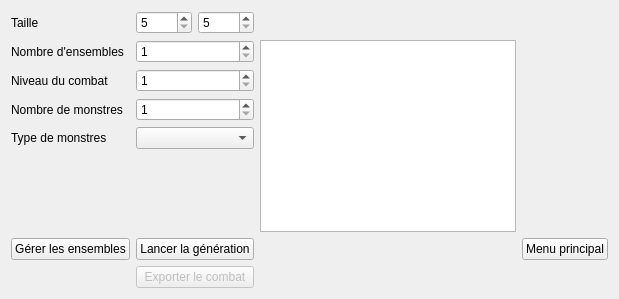
      <widget class="QWidget" name="createBattlepage">
       <layout class="QGridLayout" name="gridLayout_11">
        <item row="5" column="1" colspan="2">
         <widget class="QSpinBox" name="monsterNumberSpin">
          <property name="minimum">
           <number>1</number>
          </property>
          <property name="maximum">
           <number>8</number>
          </property>
         </widget>
        </item>
        <item row="4" column="0">
         <widget class="QLabel" name="BattleLevelLabel">
          <property name="text">
           <string>Niveau du combat</string>
          </property>
         </widget>
        </item>
        <item row="4" column="1" colspan="2">
         <widget class="QSpinBox" name="battleLevelSpin">
          <property name="minimum">
           <number>1</number>
          </property>
          <property name="maximum">
           <number>40</number>
          </property>
         </widget>
        </item>
        <item row="3" column="0">
         <widget class="QLabel" name="groupLabel">
          <property name="text">
           <string>Nombre d'ensembles</string>
          </property>
         </widget>
        </item>
        <item row="0" column="2">
         <widget class="QSpinBox" name="widthSpin">
          <property name="minimum">
           <number>5</number>
          </property>
          <property name="maximum">
           <number>30</number>
          </property>
         </widget>
        </item>
        <item row="0" column="1">
         <widget class="QSpinBox" name="lengthSpin">
          <property name="minimum">
           <number>5</number>
          </property>
          <property name="maximum">
           <number>30</number>
          </property>
         </widget>
        </item>
        <item row="5" column="0">
         <widget class="QLabel" name="monsterNumberLabel">
          <property name="text">
           <string>Nombre de monstres</string>
          </property>
         </widget>
        </item>
        <item row="9" column="3">
         <spacer name="horizontalSpacer">
          <property name="orientation">
           <enum>Qt::Horizontal</enum>
          </property>
          <property name="sizeHint" stdset="0">
           <size>
            <width>40</width>
            <height>20</height>
           </size>
          </property>
         </spacer>
        </item>
        <item row="0" column="3">
         <spacer name="battlePageSpacer">
          <property name="orientation">
           <enum>Qt::Horizontal</enum>
          </property>
          <property name="sizeHint" stdset="0">
           <size>
            <width>40</width>
            <height>20</height>
           </size>
          </property>
         </spacer>
        </item>
        <item row="9" column="0">
         <widget class="QPushButton" name="manageButton">
          <property name="text">
           <string>Gérer les ensembles</string>
          </property>
         </widget>
        </item>
        <item row="9" column="1" colspan="2">
         <widget class="QPushButton" name="generateButton">
          <property name="text">
           <string>Lancer la génération</string>
          </property>
         </widget>
        </item>
        <item row="3" column="1" colspan="2">
         <widget class="QSpinBox" name="groupBox">
          <property name="minimum">
           <number>1</number>
          </property>
          <property name="maximum">
           <number>30</number>
          </property>
         </widget>
        </item>
        <item row="0" column="0">
         <widget class="QLabel" name="sizeLabel">
          <property name="text">
           <string>Taille</string>
          </property>
         </widget>
        </item>
        <item row="9" column="4">
         <widget class="QPushButton" name="homepageButton_2">
          <property name="text">
           <string>Menu principal</string>
          </property>
         </widget>
        </item>
        <item row="6" column="0">
         <widget class="QLabel" name="monsterTypeLabel">
          <property name="text">
           <string>Type de monstres</string>
          </property>
         </widget>
        </item>
        <item row="3" column="3" rowspan="6">
         <widget class="QTableWidget" name="mapTableWidget">
          <property name="enabled">
           <bool>true</bool>
          </property>
          <property name="editTriggers">
           <set>QAbstractItemView::NoEditTriggers</set>
          </property>
          <property name="selectionMode">
           <enum>QAbstractItemView::NoSelection</enum>
          </property>
          <attribute name="horizontalHeaderVisible">
           <bool>false</bool>
          </attribute>
          <attribute name="horizontalHeaderCascadingSectionResizes">
           <bool>true</bool>
          </attribute>
          <attribute name="horizontalHeaderHighlightSections">
           <bool>false</bool>
          </attribute>
          <attribute name="horizontalHeaderStretchLastSection">
           <bool>false</bool>
          </attribute>
          <attribute name="verticalHeaderVisible">
           <bool>false</bool>
          </attribute>
          <attribute name="verticalHeaderCascadingSectionResizes">
           <bool>true</bool>
          </attribute>
          <attribute name="verticalHeaderHighlightSections">
           <bool>false</bool>
          </attribute>
         </widget>
        </item>
        <item row="6" column="1" colspan="2">
         <widget class="QComboBox" name="monsterTypeBox"/>
        </item>
        <item row="10" column="1" colspan="2">
         <widget class="QPushButton" name="exportButton">
          <property name="enabled">
           <bool>false</bool>
          </property>
          <property name="text">
           <string>Exporter le combat</string>
          </property>
         </widget>
        </item>
       </layout>
      </widget>
